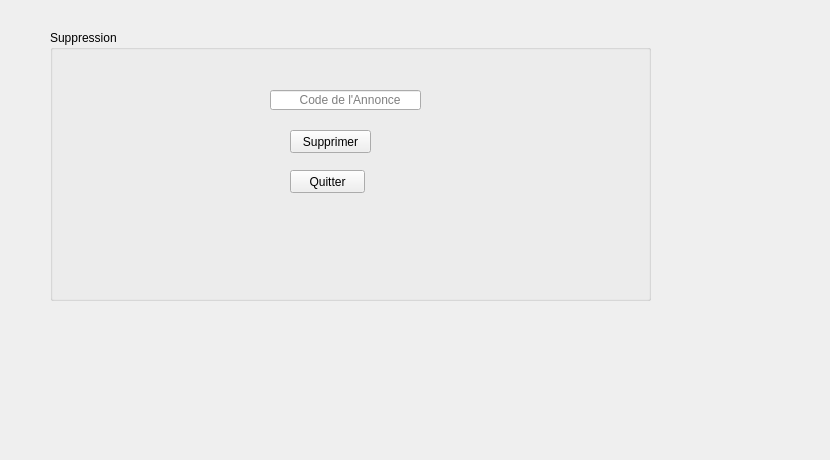
        <widget class="QWidget" name="tab_21">
         <attribute name="title">
          <string>Supprimer une Annonce</string>
         </attribute>
         <widget class="QLabel" name="label_55">
          <property name="geometry">
           <rect>
            <x>690</x>
            <y>340</y>
            <width>131</width>
            <height>111</height>
           </rect>
          </property>
          <property name="styleSheet">
           <string notr="true">image: url(:/128600931_1102401160197019_8051103514919619627_n.png);</string>
          </property>
          <property name="text">
           <string/>
          </property>
          <property name="pixmap">
           <pixmap>../../Downloads/128600931_1102401160197019_8051103514919619627_n.png</pixmap>
          </property>
          <property name="scaledContents">
           <bool>true</bool>
          </property>
          <property name="wordWrap">
           <bool>false</bool>
          </property>
          <property name="openExternalLinks">
           <bool>false</bool>
          </property>
         </widget>
         <widget class="QGroupBox" name="groupBox_5">
          <property name="geometry">
           <rect>
            <x>50</x>
            <y>30</y>
            <width>601</width>
            <height>271</height>
           </rect>
          </property>
          <property name="title">
           <string>Suppression</string>
          </property>
          <widget class="QLineEdit" name="codeSuppr">
           <property name="geometry">
            <rect>
             <x>220</x>
             <y>60</y>
             <width>151</width>
             <height>20</height>
            </rect>
           </property>
           <property name="placeholderText">
            <string>        Code de l'Annonce</string>
           </property>
           <property name="clearButtonEnabled">
            <bool>false</bool>
           </property>
          </widget>
          <widget class="QPushButton" name="pb_supprimer_an">
           <property name="geometry">
            <rect>
             <x>240</x>
             <y>100</y>
             <width>81</width>
             <height>23</height>
            </rect>
           </property>
           <property name="text">
            <string>Supprimer</string>
           </property>
          </widget>
          <widget class="QPushButton" name="pushButton_30">
           <property name="geometry">
            <rect>
             <x>240</x>
             <y>140</y>
             <width>75</width>
             <height>23</height>
            </rect>
           </property>
           <property name="text">
            <string>Quitter</string>
           </property>
          </widget>
         </widget>
        </widget>
